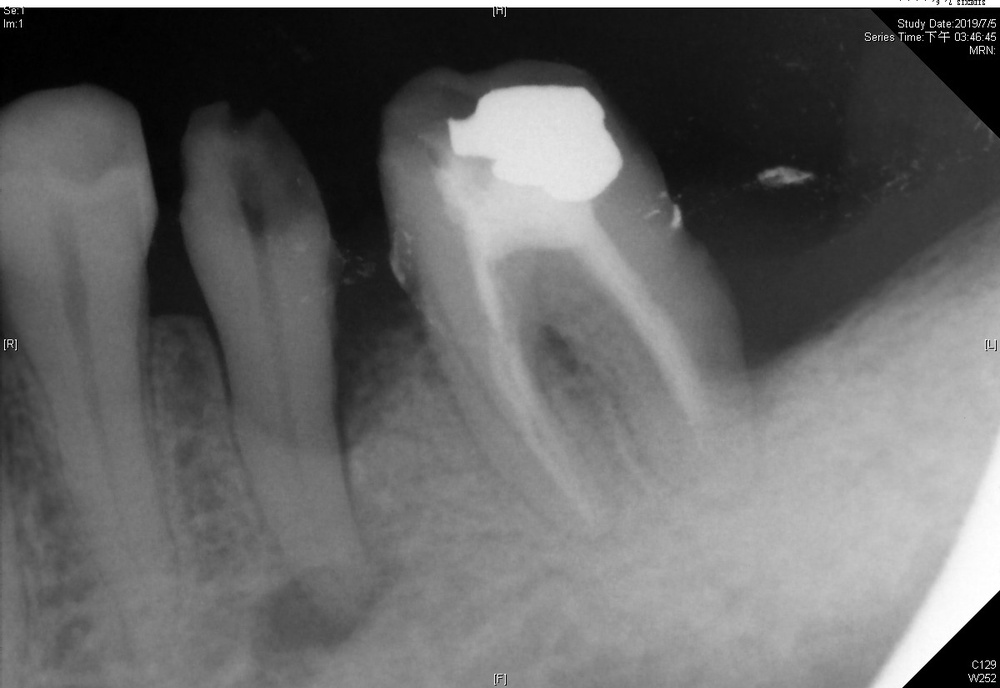
#> input picture Image_Segmentation/seg_0320_tooth_data_v1_0308_GRAY_AHE_01/images/1005.jpg, 1000 x 688 px, shrunk from 1200 x 825 before the run, found by its file name; its folder holds only this picture in this run
$ python GRAY_AHE.py
#> lines starting #> are read from the running program, lines starting #| are printed output that depends on the picture
import os
import cv2

# 文件夾路徑
folder_path = "E:\\Lab\share\\YOLO_segmentation\\seg_0320_tooth_data_v1_0308_GRAY_AHE_01\\images"
output_folder = "E:\\Lab\share\\YOLO_segmentation\\seg_0320_tooth_data_v1_0308_GRAY_AHE_01\\GRAY_AHE"


# 如果输出文件夹不存在，则创建
if not os.path.exists(output_folder):
    os.makedirs(output_folder)

# 讀取資料夾下的所有檔案
for filename in os.listdir(folder_path):
    if filename.endswith(".jpg"):
        # 讀取原始影像
        img = cv2.imread(os.path.join(folder_path, filename))
#> img is the input picture: shape (688, 1000, 3); min 0, max 255, mean 102.6

        # 將影像轉換為灰度
        gray_img = cv2.cvtColor(img, cv2.COLOR_BGR2GRAY)

        # 使用自適應直方圖均衡化處理影像
        clahe = cv2.createCLAHE(clipLimit=2.0, tileGridSize=(8, 8))
        adaptive_equalized_img = clahe.apply(gray_img)
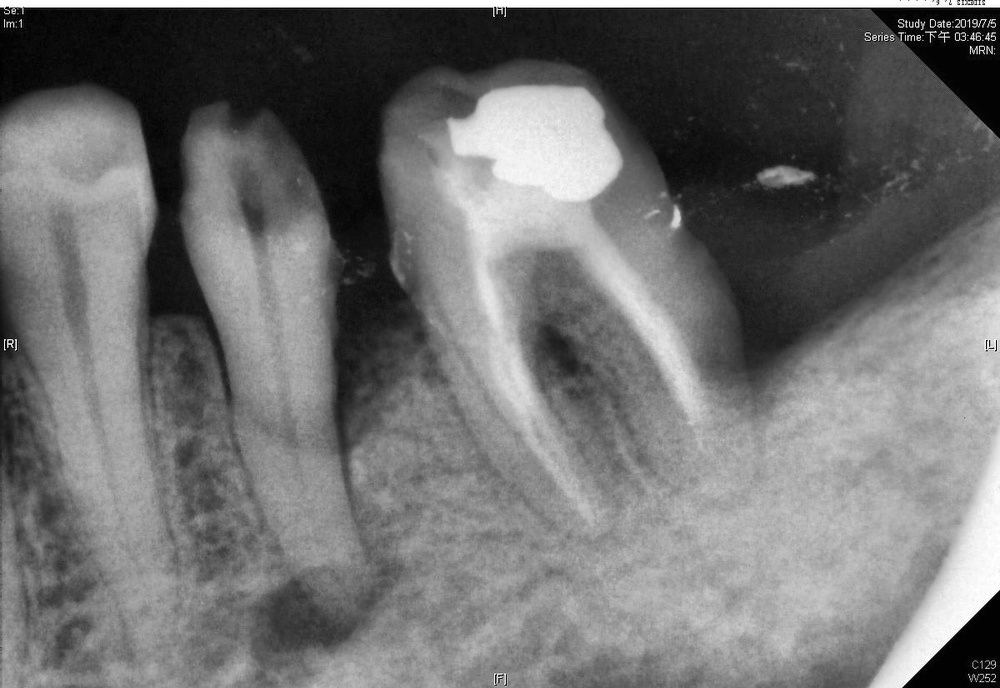
#> adaptive_equalized_img: shape (688, 1000); min 1, max 255, mean 112.7

        # 將影像轉換為彩色（BGR）
        adaptive_equalized_img = cv2.cvtColor(adaptive_equalized_img, cv2.COLOR_GRAY2BGR)
#> adaptive_equalized_img: shape (688, 1000, 3)

        # 保存直方图均衡化后的图像到输出文件夹
        output_path = os.path.join(output_folder, filename)
        cv2.imwrite(output_path, adaptive_equalized_img)

$ run again, on Image_Segmentation/seg_0320_tooth_data_v1_0308_GRAY_AHE_01/images/1048.jpg
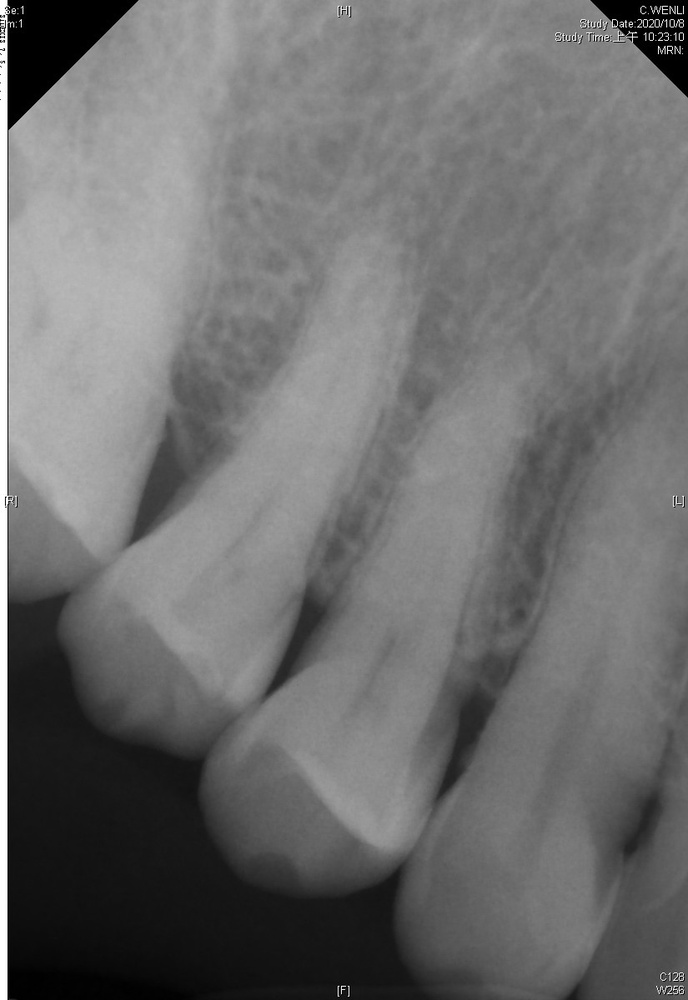
#> input picture Image_Segmentation/seg_0320_tooth_data_v1_0308_GRAY_AHE_01/images/1048.jpg, 688 x 1000 px, shrunk from 825 x 1200 before the run, found by its file name
#> img is the input picture: shape (1000, 688, 3); min 0, max 255, mean 110.2
#> `adaptive_equalized_img = clahe.apply(gray_img)`:
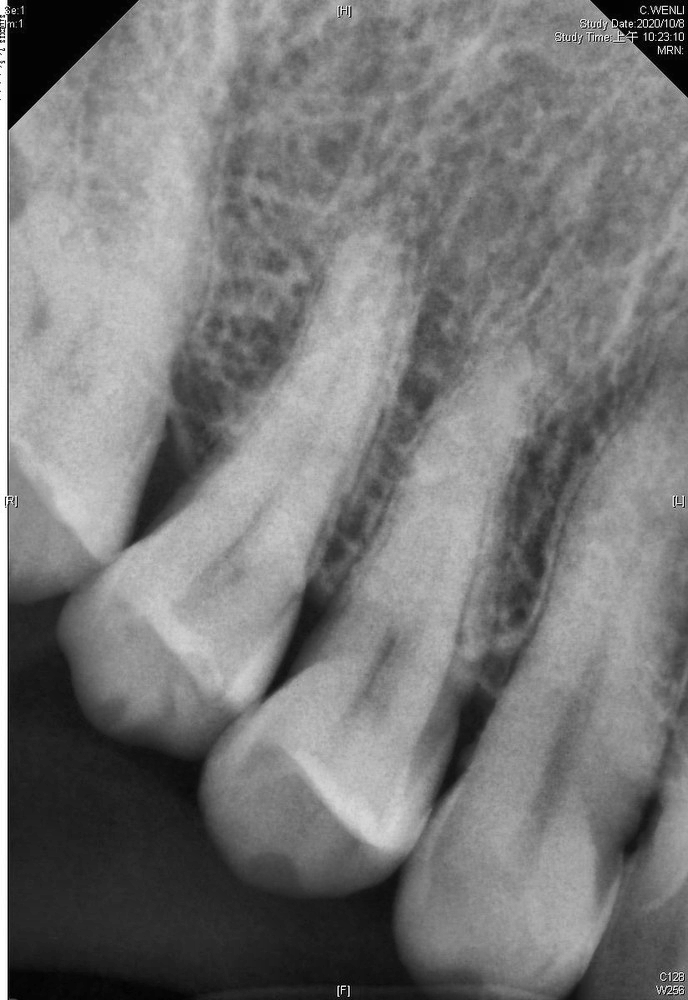
#> adaptive_equalized_img: shape (1000, 688); min 1, max 255, mean 120.6

$ run again, on Image_Segmentation/seg_0320_tooth_data_v1_0308_GRAY_AHE_01/images/1062.jpg
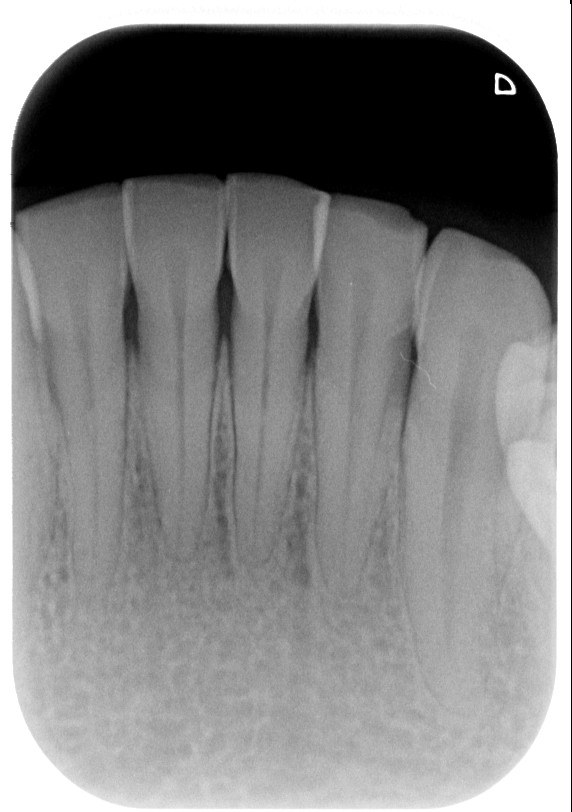
#> input picture Image_Segmentation/seg_0320_tooth_data_v1_0308_GRAY_AHE_01/images/1062.jpg, 572 x 812 px, found by its file name
#> img is the input picture: shape (812, 572, 3); min 0, max 255, mean 131
#> `adaptive_equalized_img = clahe.apply(gray_img)`:
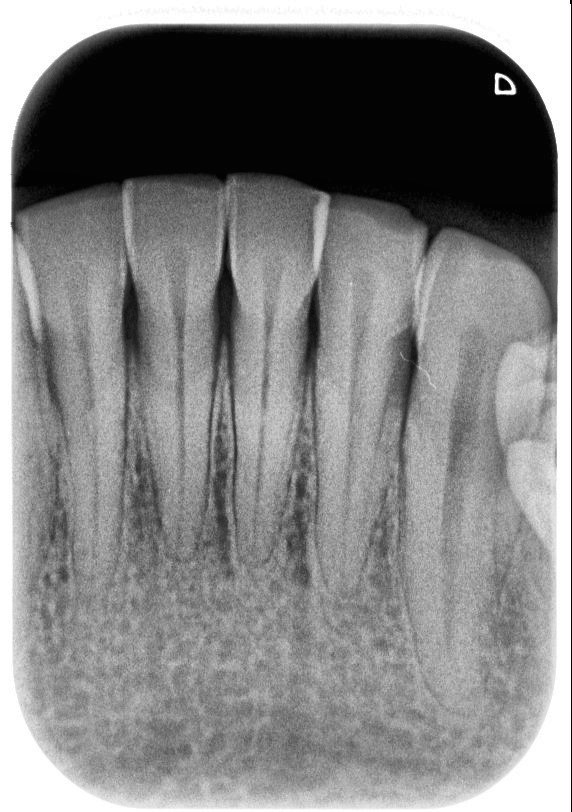
#> adaptive_equalized_img: shape (812, 572); min 2, max 255, mean 130.1

$ run again, on Image_Segmentation/seg_0320_tooth_data_v1_0308_GRAY_AHE_01/images/1102.jpg
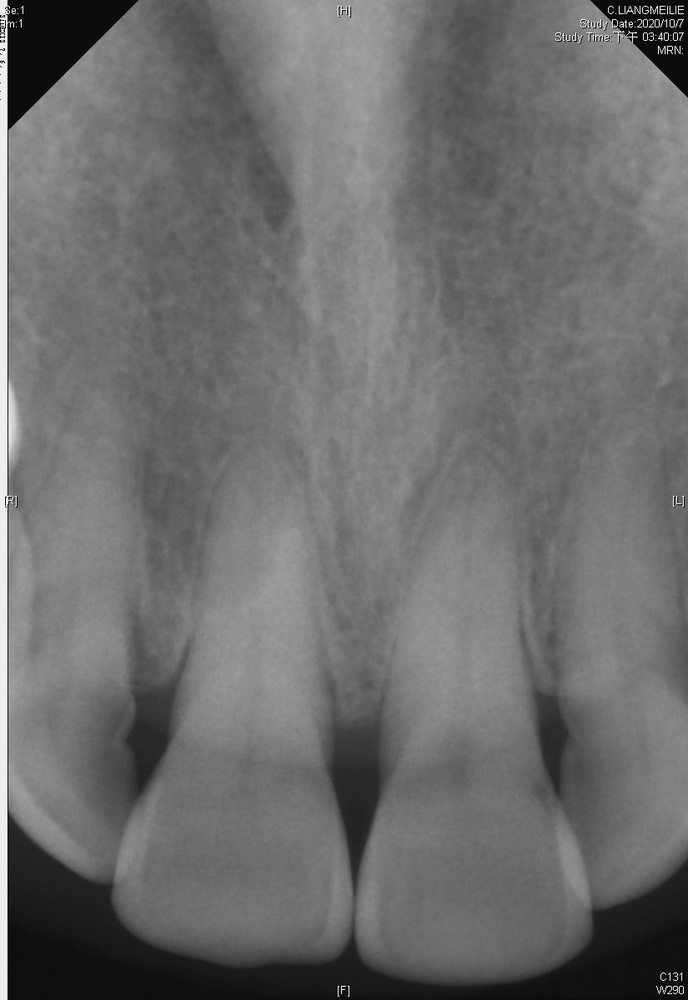
#> input picture Image_Segmentation/seg_0320_tooth_data_v1_0308_GRAY_AHE_01/images/1102.jpg, 688 x 1000 px, shrunk from 825 x 1200 before the run, found by its file name
#> img is the input picture: shape (1000, 688, 3); min 0, max 255, mean 108.5
#> `adaptive_equalized_img = clahe.apply(gray_img)`:
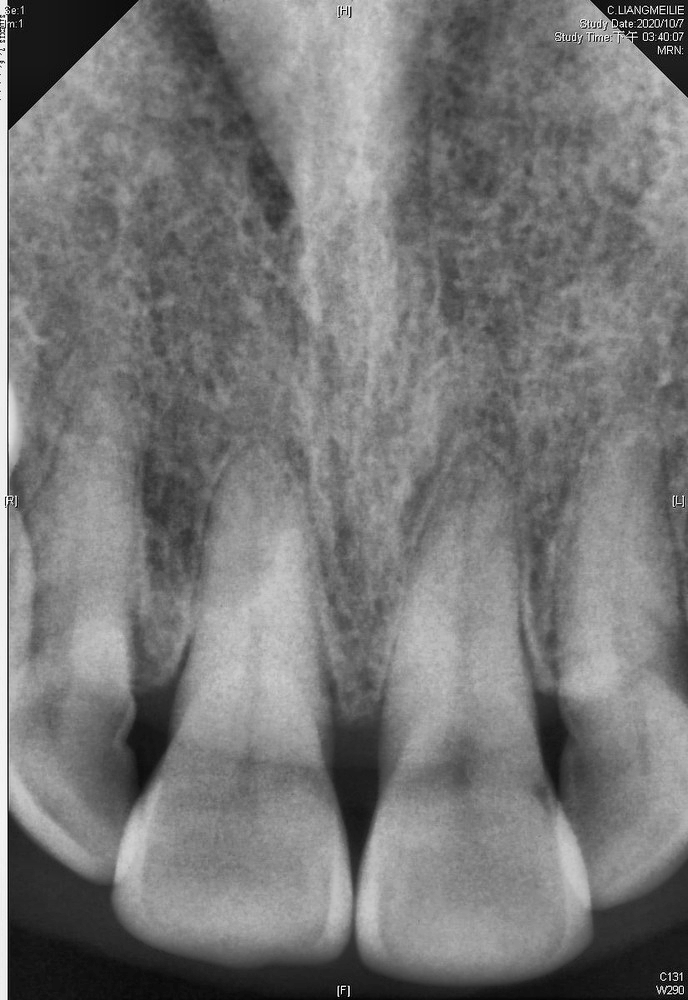
#> adaptive_equalized_img: shape (1000, 688); min 1, max 255, mean 119.6

$ run again, on Image_Segmentation/seg_0320_tooth_data_v1_0308_GRAY_AHE_01/images/1026.jpg
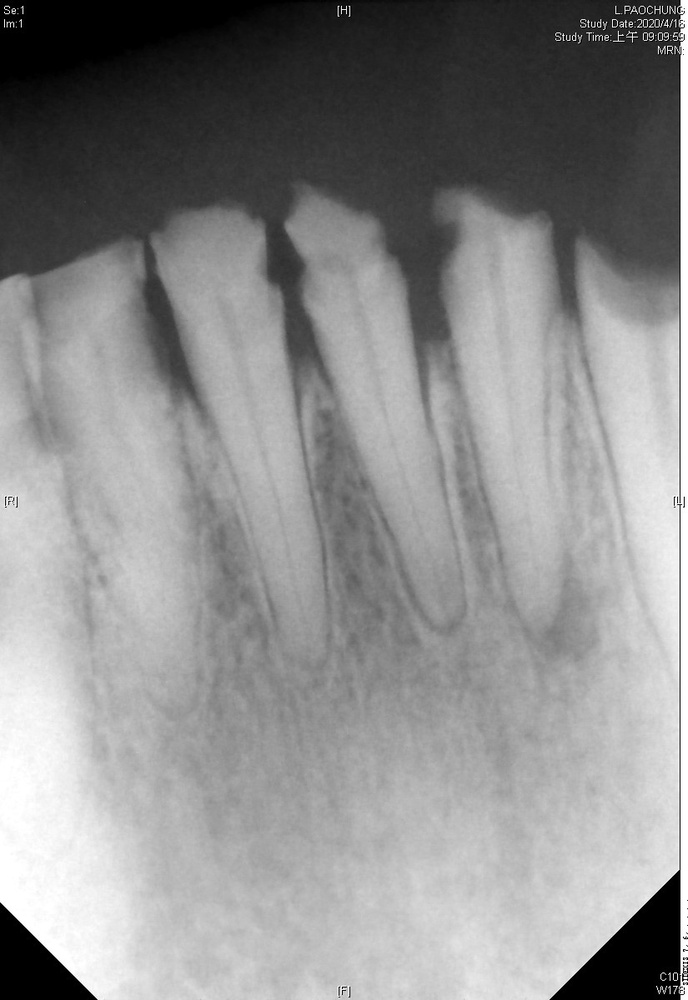
#> input picture Image_Segmentation/seg_0320_tooth_data_v1_0308_GRAY_AHE_01/images/1026.jpg, 688 x 1000 px, shrunk from 825 x 1200 before the run, found by its file name
#> img is the input picture: shape (1000, 688, 3); min 0, max 255, mean 140.3
#> `adaptive_equalized_img = clahe.apply(gray_img)`:
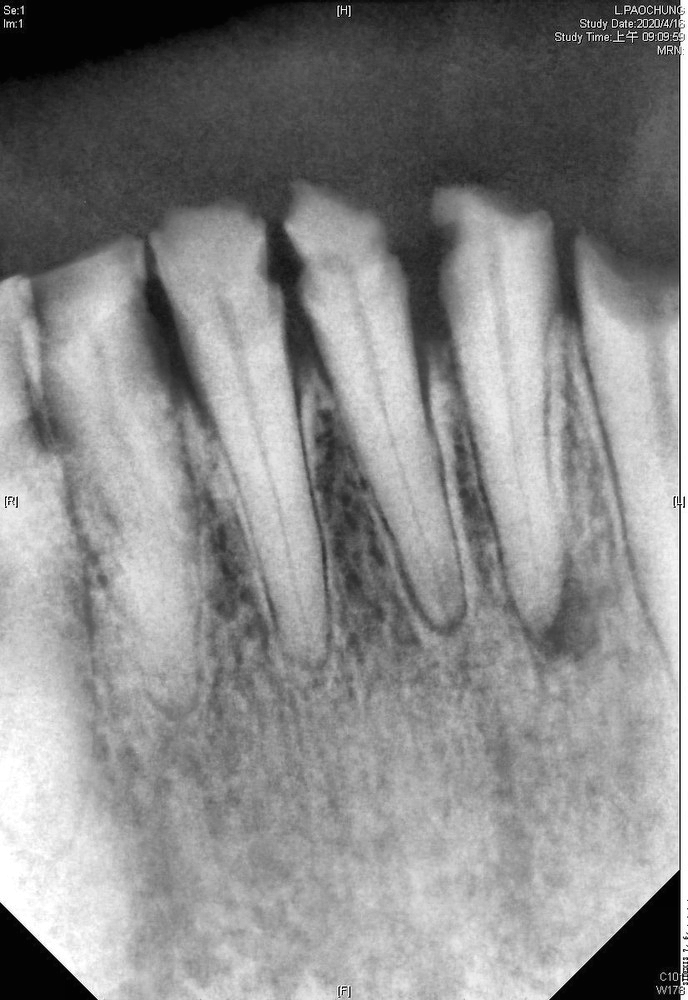
#> adaptive_equalized_img: shape (1000, 688); min 0, max 255, mean 136.7
